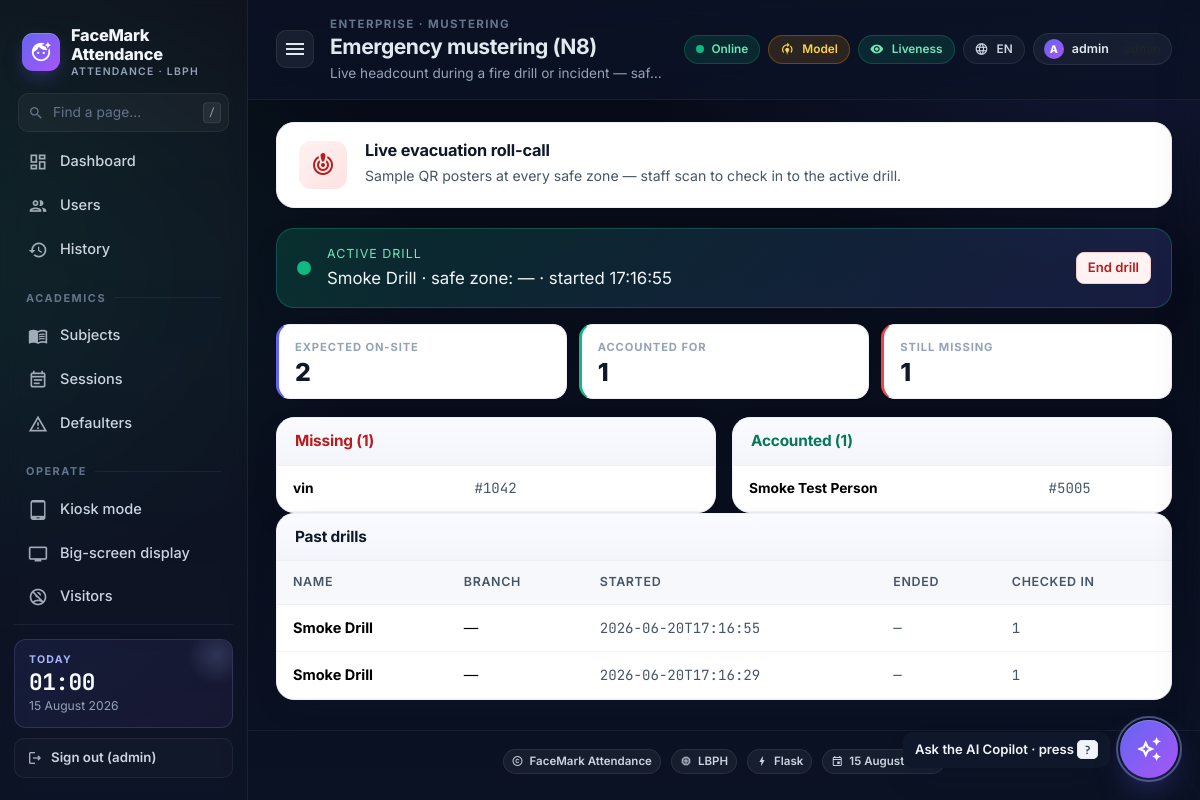
Page /enterprise/muster (signed in) on the committed database.
### tables this page shows
CREATE TABLE settings (
    key   TEXT PRIMARY KEY,
    value TEXT NOT NULL
);

CREATE TABLE muster_drills (
    id           INTEGER PRIMARY KEY AUTOINCREMENT,
    branch_id    INTEGER,
    name         TEXT NOT NULL,
    started_at   TEXT NOT NULL,
    ended_at     TEXT,
    safe_zone    TEXT
);

CREATE TABLE persons (
    id            INTEGER PRIMARY KEY AUTOINCREMENT,
    person_id     TEXT UNIQUE NOT NULL,
    name          TEXT NOT NULL,
    department_id INTEGER,
    email         TEXT,
    created_at    TEXT NOT NULL, guardian_email TEXT, date_of_birth TEXT, phone TEXT, guardian_phone TEXT, branch_id INTEGER, contractor_id INTEGER, pin_hash TEXT, qr_secret TEXT, lang TEXT, rfid_uid TEXT, tenant_id INTEGER, manager_id TEXT, chat_user_id TEXT, scim_external_id TEXT,
    FOREIGN KEY(department_id) REFERENCES departments(id) ON DELETE SET NULL
);

### enterprise/routes.py (the view, shortened to what this page needs)
@ent_bp.route('/muster', methods=['GET', 'POST'])
@_role('admin', 'hr')
def muster_page():
    active = db.active_muster()
    status = db.muster_status(active['id']) if active else None
    return render_template('enterprise/muster.html',
                           active=active,
                           status=status,
                           recent=db.list_musters(),
                           branches=db.list_branches())

### app.py (called while the page is built)
@app.after_request
def _metrics_record(resp):
    try:
        ms = (time.perf_counter() - getattr(__import__('flask').g, 't0', time.perf_counter())) * 1000.0
        infra_record_request(resp.status_code, ms)
    except Exception:  # noqa: BLE001
        pass
    return resp

@app.context_processor
def _inject_infra():
    return {'csp_nonce': infra_mw.csp_nonce,
            'asset_version': os.environ.get('FACEMARK_ASSET_VERSION', 'v2')}

@app.after_request
def _cache_static(resp):
    if request.path.startswith('/static/'):
        if 'v=' in request.query_string.decode('utf-8', errors='ignore'):
            resp.headers['Cache-Control'] = 'public, max-age=31536000, immutable'
        else:
            resp.headers['Cache-Control'] = 'public, max-age=86400'
    return resp

### db.py (called while the page is built, shortened)
def _pragma_once(conn: sqlite3.Connection) -> None:
    global _PRAGMA_ONCE_DONE
    if _PRAGMA_ONCE_DONE:
        return

def get_conn() -> sqlite3.Connection:
    conn = sqlite3.connect(DB_PATH, timeout=10.0,
                           check_same_thread=False)
    conn.row_factory = sqlite3.Row
    conn.execute('PRAGMA foreign_keys = ON')
    conn.execute('PRAGMA busy_timeout = 5000')
    _pragma_once(conn)
    return conn

@contextmanager
def tx():
    conn = get_conn()
    try:
        yield conn
        conn.commit()
    finally:
        conn.close()

def get_setting(key: str, default: Optional[str] = None) -> Optional[str]:
    with tx() as c:
        r = c.execute('SELECT value FROM settings WHERE key = ?', (key,)).fetchone()
        return r['value'] if r else default

def list_branches() -> list[dict]:
    with tx() as c:
        return [dict(r) for r in c.execute(
            'SELECT * FROM branches ORDER BY name').fetchall()]

def active_muster() -> Optional[dict]:
    with tx() as c:
        r = c.execute(
            'SELECT * FROM muster_drills WHERE ended_at IS NULL '
            'ORDER BY id DESC LIMIT 1').fetchone()
        return dict(r) if r else None

def list_musters(limit: int = 50) -> list[dict]:
    with tx() as c:
        return [dict(r) for r in c.execute(
            'SELECT m.*, b.name AS branch_name, '
            '(SELECT COUNT(*) FROM muster_checkins WHERE drill_id = m.id) AS checked_in '
            'FROM muster_drills m LEFT JOIN branches b ON b.id = m.branch_id '
            'ORDER BY m.started_at DESC LIMIT ?', (limit,)).fetchall()]

### recognizer.py (called while the page is built)
def get() -> _BaseRecognizer:
    return _instance

### templates/enterprise/muster.html (shortened to what this page needs)
{% extends "base.html" %}
{% block crumb %}Enterprise · Mustering{% endblock %}
{% block page_title %}Emergency mustering (N8){% endblock %}
{% block page_sub %}Live headcount during a fire drill or incident — safety teams pay for this{% endblock %}
{% block content %}
<div class="page-hero hero-rose">
  <div class="ph-icn"><i class="material-icons">crisis_alert</i></div>
  <div class="ph-body"><h5>Live evacuation roll-call</h5><p>Sample QR posters at every safe zone — staff scan to check in to the active drill.</p></div>
</div>
{% if active %}
<div class="active-session-banner mb-3">
  <div class="asb-pulse"></div>
  <div class="asb-body">
    <div class="asb-label">Active drill</div>
    <div class="asb-title">{{ active.name }} · safe zone: {{ active.safe_zone or '—' }} · started {{ active.started_at[11:19] }}</div>
  </div>
  <form method="POST"><input type="hidden" name="end" value="{{ active.id }}"><button class="btn btn-danger-soft btn-sm">End drill</button></form>
</div>
<div class="stat-strip">
  <div class="stat-tile accent"><div class="st-label">Expected on-site</div><div class="st-value">{{ status.total_expected }}</div></div>
  <div class="stat-tile success"><div class="st-label">Accounted for</div><div class="st-value">{{ status.accounted|length }}</div></div>
  <div class="stat-tile danger"><div class="st-label">Still missing</div><div class="st-value">{{ status.missing|length }}</div></div>
</div>
<div class="row g-3">
  <div class="col-lg-6">
    <div class="card surface"><div class="surface-head"><h5 class="m-0" style="color:#b91c1c;">Missing ({{ status.missing|length }})</h5></div>
      <div class="surface-body p-0">
        <table class="table mb-0 table-density-tight">
          <tbody>
            {% for p in status.missing %}
            <tr><td><strong>{{ p.name }}</strong></td><td><span class="mono small">#{{ p.person_id }}</span></td></tr>
            {% else %}<tr><td colspan="2" class="text-center text-muted py-3">Everyone accounted for. ✓</td></tr>{% endfor %}
          </tbody>
        </table>
      </div>
    </div>
  </div>
  <div class="col-lg-6">
    <div class="card surface"><div class="surface-head"><h5 class="m-0" style="color:#047857;">Accounted ({{ status.accounted|length }})</h5></div>
      <div class="surface-body p-0">
        <table class="table mb-0 table-density-tight">
          <tbody>
            {% for p in status.accounted %}
            <tr><td><strong>{{ p.name }}</strong></td><td><span class="mono small">#{{ p.person_id }}</span></td></tr>
            {% endfor %}
          </tbody>
        </table>
      </div>
    </div>
  </div>
</div>
{% endif %}
<div class="card surface"><div class="surface-head"><h5 class="m-0">Past drills</h5></div>
  <div class="surface-body p-0">
    <table class="table mb-0">
      <thead><tr><th>Name</th><th>Branch</th><th>Started</th><th>Ended</th><th>Checked in</th></tr></thead>
      <tbody>
        {% for d in recent %}
        <tr>
          <td><strong>{{ d.name }}</strong></td>
          <td>{{ d.branch_name or '—' }}</td>
          <td><span class="mono small">{{ d.started_at }}</span></td>
          <td><span class="mono small">{{ d.ended_at or '—' }}</span></td>
          <td><span class="mono">{{ d.checked_in }}</span></td>
        </tr>
        {% else %}<tr><td colspan="5" class="text-center text-muted py-3">No drills yet.</td></tr>{% endfor %}
      </tbody>
    </table>
  </div>
</div>
{% endblock %}

### templates/base.html (shortened to what this page needs)
<!doctype html>
<html lang="en">
<head>
  <link href="https://cdn.jsdelivr.net/npm/bootstrap@5.3.2/dist/css/bootstrap.min.css" rel="stylesheet">
  <link href="{{ url_for('static', filename='css/styles.css') }}?v={{ asset_version }}" rel="stylesheet">
</head>
<body>
<div class="app-shell">
  <aside class="sidebar" id="sidebar">
    <div class="brand">
      <span class="brand-mark"><i class="material-icons">face_retouching_natural</i></span>
      <span class="brand-name">
        {{ org_name }}
        <small>Attendance · {{ recognizer_backend }}</small>
      </span>
    </div>
    <div class="side-search">
      <i class="material-icons-outlined">search</i>
      <input type="text" placeholder="Find a page…" id="sideSearch" autocomplete="off" />
      <kbd>/</kbd>
    </div>
    <nav class="side-nav" id="sideNav">
      <a class="side-link {% if request.endpoint == 'home' %}active{% endif %}" href="{{ url_for('home') }}">
        <i class="material-icons-outlined">dashboard</i><span>Dashboard</span>
      </a>
      <a class="side-link {% if request.endpoint == 'list_users' %}active{% endif %}" href="{{ url_for('list_users') }}">
        <i class="material-icons-outlined">group</i><span>Users</span>
      </a>
      <a class="side-link {% if request.endpoint == 'history' %}active{% endif %}" href="{{ url_for('history') }}">
        <i class="material-icons-outlined">history</i><span>History</span>
      </a>
      <div class="side-section">Academics</div>
      <a class="side-link {% if request.endpoint == 'subjects' %}active{% endif %}" href="{{ url_for('subjects') }}">
        <i class="material-icons-outlined">menu_book</i><span>Subjects</span>
      </a>
      <a class="side-link {% if request.endpoint in ('sessions', 'session_detail') %}active{% endif %}" href="{{ url_for('sessions') }}">
        <i class="material-icons-outlined">event_note</i><span>Sessions</span>
      </a>
      <a class="side-link {% if request.endpoint == 'defaulters' %}active{% endif %}" href="{{ url_for('defaulters') }}">
        <i class="material-icons-outlined">warning_amber</i><span>Defaulters</span>
      </a>
      <div class="side-section">Operate</div>
      <a class="side-link" href="{{ url_for('kiosk') }}" target="_blank">
        <i class="material-icons-outlined">tablet_android</i><span>Kiosk mode</span>
      </a>
      <a class="side-link" href="{{ url_for('display_board') }}" target="_blank">
        <i class="material-icons-outlined">tv</i><span>Big-screen display</span>
      </a>
      <a class="side-link {% if request.endpoint == 'visitors' %}active{% endif %}" href="{{ url_for('visitors') }}">
        <i class="material-icons-outlined">no_accounts</i><span>Visitors</span>
      </a>
    </nav>
    <div class="side-foot">
      <div class="side-card">
        <div class="side-card-title">Today</div>
        <div class="side-card-value" id="sideClock">--:--</div>
        <div class="side-card-sub">{{ datetoday2 }}</div>
      </div>
      {% if admin_user %}
      <a class="side-logout" href="{{ url_for('logout') }}">
        <i class="material-icons-outlined md-18">logout</i> Sign out ({{ admin_user }})
      </a>
      {% endif %}
    </div>
  </aside>
  <div class="main">
    <header class="topbar">
      <button class="icon-btn sidebar-toggle" id="sidebarToggle" aria-label="Toggle sidebar">
        <i class="material-icons">menu</i>
      </button>
      <div class="topbar-title">
        <div class="crumb">{% block crumb %}{{ org_name }}{% endblock %}</div>
        <h1>{% block page_title %}Dashboard{% endblock %}</h1>
        <p>{% block page_sub %}Real-time face recognition attendance{% endblock %}</p>
      </div>
      <div class="topbar-right">
        <span class="pill" title="Server is reachable"><span class="pulse"></span> Online</span>
        {% if model_trained %}
          <span class="pill pill-good" title="Recogniser model is trained">
            <i class="material-icons md-16">verified</i> Model
          </span>
        {% else %}
          <span class="pill pill-warn" title="No trained recogniser yet — register a user">
            <i class="material-icons md-16">model_training</i> Model
          </span>
        {% endif %}
        {% if liveness_on %}
          <span class="pill pill-good" title="Liveness anti-spoofing on">
            <i class="material-icons md-16">remove_red_eye</i> Liveness
          </span>
        {% endif %}
        <div class="dropdown">
          <button class="pill ghost" data-bs-toggle="dropdown" aria-expanded="false" title="Language">
            <i class="material-icons md-16">language</i>
            {{ lang|upper }}
          </button>
        </div>
        {% if admin_user %}
        <div class="dropdown">
          <button class="role-chip" data-bs-toggle="dropdown" aria-expanded="false" title="Account">
            <span class="role-avatar">{{ admin_user[0]|upper }}</span>
            <span class="d-none d-md-inline">{{ admin_user }}</span>
            <span class="d-none d-md-inline text-muted">· {{ admin_role }}</span>
          </button>
        </div>
        {% endif %}
      </div>
    </header>
    <div class="content">
      {% block content %}{% endblock %}
    </div>
    <footer class="app-footer">
      <span class="ft-pill"><i class="material-icons-outlined">copyright</i> {{ org_name }}</span>
      <span class="ft-pill"><i class="material-icons-outlined">memory</i> {{ recognizer_backend }}</span>
      <span class="ft-pill"><i class="material-icons-outlined">bolt</i> Flask</span>
      <span class="ft-pill"><i class="material-icons-outlined">event</i> {{ datetoday2 }}</span>
    </footer>
    {% if admin_user %}
    <button class="fab-copilot" id="fabCopilot" aria-label="Open AI Copilot">
      <i class="material-icons-outlined">auto_awesome</i>
    </button>
    <div class="fab-tip" id="fabTip">Ask the AI Copilot · press <kbd>?</kbd></div>
    {% endif %}
  </div>
</div>
</body>
</html>

### rows in the picture
settings: value "FaceMark Attendance"
muster_drills: name "Smoke Drill", started_at "17:16:55", branch_name "—", started_at "2026-06-20T17:16:55", ended_at "—", checked_in "1"
persons: name "vin", person_id "1042"
persons: name "Smoke Test Person", person_id "5005"
muster_drills: name "Smoke Drill", branch_name "—", started_at "2026-06-20T17:16:29", ended_at "—", checked_in "1"

### other values in the picture
{{ recognizer_backend }} "LBPH"
{{ admin_user }} "admin"
{{ lang|upper }} "EN"
{{ admin_user[0]|upper }} "A"
{{ active.safe_zone or '—' }} "—"
{{ status.total_expected }} "2"
{{ status.accounted|length }} "1"
{{ status.missing|length }} "1"
